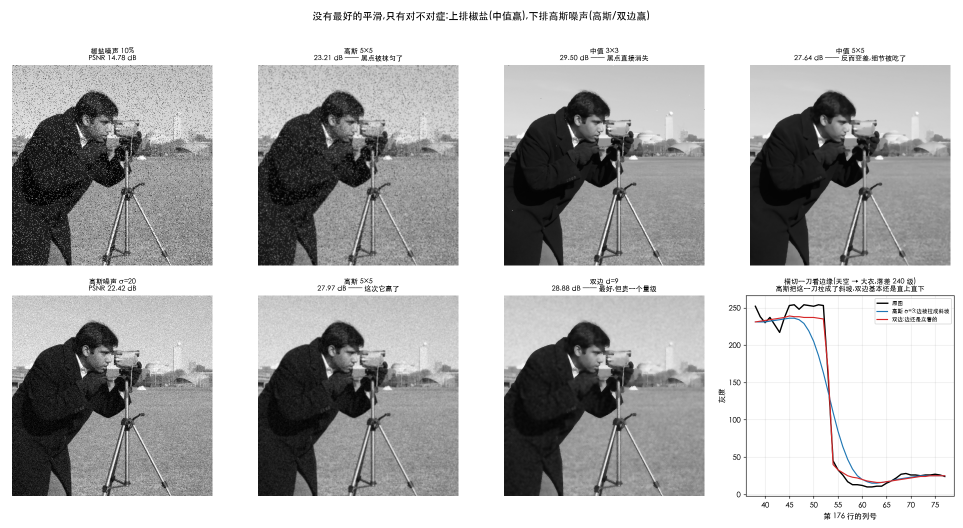
#> input picture Assets/results/denoise-compare.png, 1925 x 1056 px, given in place of camera.png, which was not available (shown at 1/2 size)
$ python 25_gradient_direction.py ../../Assets/results/denoise-compare.png   (older library calls are emulated)
#> lines starting #> are read from the running program, lines starting #| are printed output that depends on the picture; pictures that were not available may be replaced by others from this repository, and a replacement may not be noted
### Python-Prototyping/figkit.py
"""文档配图的公共零件。

为什么单独抽出来:
    仓库约定每张配图都要成套回答四问(做了什么 / 得到什么 / 失去什么 / 局限在哪,
    见 Documents/README.md「写作约定」)。那条横幅的画法、中文字体设置、
    保存参数如果每个脚本各抄一份,改一次就要改七八处,迟早走样。

用法(配图脚本放在 Python-Prototyping/<章节目录>/ 下,所以要先把上一级加进 path):

    import sys
    from pathlib import Path
    sys.path.insert(0, str(Path(__file__).resolve().parents[1]))
    from figkit import OUT, IMAGES, save, four_questions, show_gray, use_cjk_font
"""

from __future__ import annotations

import sys
from pathlib import Path

import matplotlib

REPO = Path(__file__).resolve().parents[1]
OUT = REPO / "Assets" / "results"
IMAGES = REPO / "Assets" / "test-images"


def use_cjk_font() -> None:
    """装上中文字体,并把负号改回 ASCII 的 '-'(默认那个 U+2212 很多字体没有)。

    没有 --show 时切 Agg:无窗口环境(CI、ssh)下 matplotlib 默认后端会直接报错。
    """
    if "--show" not in sys.argv:
        matplotlib.use("Agg")
    matplotlib.rcParams["font.family"] = ["Heiti TC", "Arial Unicode MS", "sans-serif"]
    matplotlib.rcParams["axes.unicode_minus"] = False


def save(fig, name: str) -> None:
    """存到 Assets/results/,并把路径打出来方便对照文档引用。"""
    import matplotlib.pyplot as plt

    OUT.mkdir(parents=True, exist_ok=True)
    fig.savefig(OUT / name, dpi=130, bbox_inches="tight", facecolor="white")
    print(f"  → Assets/results/{name}")
    if "--show" not in sys.argv:
        plt.close(fig)


# [9 lines left out: function show_gray, not called in this run]


def four_questions(fig, did: str, gained: str, lost: str, limit: str, better: str,
                   y: float = 0.0, bottom: float = 0.03) -> None:
    """在图底部贴一条五色横幅,依次回答:
    做了什么 / 得到什么 / 失去什么 / 局限在哪 / 更好的做法。

    这是仓库硬约定(见 Documents/README.md「写作约定」):
    只看效果好的那一面最容易在工程里踩坑,代价和边界必须和收益画在同一张图里,
    不能分成两张。最后一格只**点名**更好的做法,不展开 ——
    读的人知道"还有路可走、该往哪儿查"就够了,展开会喧宾夺主。

    better 是必填的,不是可选项:写不出出路,通常说明「局限」那一格还没想清楚。

    bottom:带折线图的图要调大(0.15 左右),给 x 轴标签留位置,
           否则横幅会压在标签上。
    """
    cells = [("做了什么", did, "#eef3f8", "#2c6fbb"),
             ("得到什么", gained, "#eaf5ec", "#2a8f4a"),
             ("失去什么", lost, "#fdeeea", "#c4442a"),
             ("局限在哪", limit, "#fff6e5", "#a8700a"),
             ("更好的做法", better, "#f2eefb", "#6b4fa8")]
    fig.subplots_adjust(bottom=bottom)
    for i, (head, body, bg, fg) in enumerate(cells):
        # matplotlib 不认 Markdown,** 会被原样印出来,这里统一剥掉
        body = body.replace("**", "")
        fig.text(0.012 + i * 0.197, y, f"{head}\n{body}", fontsize=8.2, va="top", ha="left",
                 color="#222", linespacing=1.5,
                 bbox=dict(boxstyle="round,pad=0.4", fc=bg, ec=fg, lw=1.0))

### Python-Prototyping/Ch03_Spatial_Filtering/25_gradient_direction.py
"""梯度方向到底指向哪 —— 配合 03-sharpening.md 第七节与 04-edge-detection.md 第 2 步。

为什么单独做一份:
    「梯度方向垂直于边的走向」是理解非极大值抑制(NMS)的钥匙 ——
    NMS 沿梯度方向前后比较,正是因为那个方向恰好是边的**横截面**。
    这条结论两篇文档里都只有一句话,没有图也没有实测,等于要人凭空想象。

本脚本做两件事:
  1. 造一批**走向已知**的边,量出梯度方向,验证夹角恒为 90°
  2. 把「灰度当海拔」这个比方画出来,并演示不筛幅值时方向全是噪声

生成 1 张(写到 Assets/results/):
    gradient-direction.png

用法:
    .venv/bin/python Ch03_Spatial_Filtering/25_gradient_direction.py [--show]
"""

import sys
from pathlib import Path

import numpy as np

sys.path.insert(0, str(Path(__file__).resolve().parents[1]))
from figkit import IMAGES, four_questions, save, use_cjk_font  # noqa: E402

use_cjk_font()
import cv2  # noqa: E402
import matplotlib.pyplot as plt  # noqa: E402


def sobel_grad(img):
    """返回 (gx, gy, 幅值, 方向角度)。方向用 atan2(gy, gx),单位是度。"""
    gx = cv2.Sobel(img, cv2.CV_64F, 1, 0, ksize=3)
    gy = cv2.Sobel(img, cv2.CV_64F, 0, 1, ksize=3)
    return gx, gy, np.hypot(gx, gy), np.rad2deg(np.arctan2(gy, gx))


def edge_at(angle_deg, size=201, softness=1.5):
    """造一条沿 angle_deg 方向延伸的明暗分界线(软边,避免锯齿污染梯度)。"""
    yy, xx = np.mgrid[0:size, 0:size].astype(float)
    c = (size - 1) / 2
    t = np.deg2rad(angle_deg)
    d = -(xx - c) * np.sin(t) + (yy - c) * np.cos(t)      # 到那条直线的带符号距离
    return np.clip(128 + 60 * np.tanh(d / softness), 0, 255)


def mean_direction(ang_deg, mask):
    """方向的平均不能直接算术平均(±180 处会绕回),要先化成单位向量再平均。"""
    a = np.deg2rad(ang_deg[mask])
    return np.rad2deg(np.arctan2(np.sin(a).mean(), np.cos(a).mean()))


def measure(angles=(0, 30, 45, 90, 135)):
#> called with angles = (0, 30, 45, 90, 135)
    rows = []
    for a in angles:
        img = edge_at(a)
        _, _, mag, ang = sobel_grad(img)
        m = mag > mag.max() * 0.5          # 只看边上那一圈强梯度点
        g = mean_direction(ang, m)
        gap = abs((g - a + 90) % 180 - 90)  # 折算到 0~90
        rows.append((a, g, gap))
    return rows


def main() -> None:
    rows = measure()

    fig = plt.figure(figsize=(13.4, 4.6))
    gs = fig.add_gridspec(1, 4, width_ratios=[1, 1, 1.05, 1.1], wspace=0.28)

    # ── (a) 灰度当海拔:一个小山包 + 梯度箭头
    ax = fig.add_subplot(gs[0])
    n = 61
    yy, xx = np.mgrid[0:n, 0:n].astype(float)
    hill = 255 * np.exp(-((xx - 30) ** 2 + (yy - 30) ** 2) / (2 * 14.0 ** 2))
    gx, gy, mag, _ = sobel_grad(hill)
    ax.imshow(hill, cmap="gray", vmin=0, vmax=255)
    s = 7
    sub = (slice(None, None, s), slice(None, None, s))
    # 只画山腰:山顶和山脚的梯度都接近 0,画出来是一堆看不清的小点
    strong = mag[sub] > mag.max() * 0.25
    ax.quiver(xx[sub][strong], yy[sub][strong], gx[sub][strong], gy[sub][strong],
              color="#d95f02", scale=2200, width=0.010)
    ax.set_title("把亮度当海拔\n箭头 = 上坡最陡的方向", fontsize=10.5)
    ax.axis("off")
    ax.text(30, 30, "山顶", color="#2c6fbb", fontsize=9, ha="center", va="center")

    # ── (b) 一条 30° 的边:梯度垂直于它
    ax = fig.add_subplot(gs[1])
    a0 = 30
    img = edge_at(a0, size=121)
    gx, gy, mag, ang = sobel_grad(img)
    ax.imshow(img, cmap="gray", vmin=0, vmax=255)
    c = 60
    th = np.deg2rad(a0)
    # 沿这条边均匀取 7 个点,而不是按光栅顺序取 —— 否则箭头全挤在左上角
    ts = np.linspace(-45, 45, 7)
    px = np.clip(c + ts * np.cos(th), 1, img.shape[1] - 2).astype(int)
    py = np.clip(c + ts * np.sin(th), 1, img.shape[0] - 2).astype(int)
    ax.quiver(px, py, gx[py, px], gy[py, px],
              color="#d95f02", scale=1800, width=0.012)
    t = th
    ax.plot([c - 55 * np.cos(t), c + 55 * np.cos(t)],
            [c - 55 * np.sin(t), c + 55 * np.sin(t)],
            color="#2c6fbb", lw=2, ls="--")
    ax.set_title(f"边沿 {a0}° 延伸(蓝虚线)\n梯度(橙箭头)横着扎出去", fontsize=10.5)
    ax.axis("off")

    # ── (c) 五个角度的验证
    ax = fig.add_subplot(gs[2])
    xs_ = np.arange(len(rows))
    ax.bar(xs_, [r[2] for r in rows], 0.5, color="#2a8f4a")
    ax.axhline(90, color="#c4442a", ls="--", lw=1.4)
    ax.text(-0.45, 92.5, "90°", color="#c4442a", fontsize=9, ha="left")
    for i, (a, g, gap) in enumerate(rows):
        ax.text(i, gap + 2.5, f"{gap:.1f}°", ha="center", fontsize=8.8, color="#2a8f4a")
    ax.set_xticks(xs_)
    ax.set_xticklabels([f"{r[0]}°" for r in rows])
    ax.set_ylim(0, 105)
    ax.set_xlabel("边的走向")
    ax.set_ylabel("边与梯度方向的夹角")
    ax.set_title("换五个角度试\n夹角恒为 90°,没有例外", fontsize=10.5)
    ax.spines[["top", "right"]].set_visible(False)

    # ── (d) 真实照片:不筛幅值的话,方向全是噪声
    real = cv2.imread(str(IMAGES / "camera.png"), cv2.IMREAD_GRAYSCALE).astype(float)
#> real: shape (1056, 1925) float64; min 0, max 255, mean 182.7
    gx, gy, mag, ang = sobel_grad(real)
#> in sobel_grad (call 8), `gy = cv2.Sobel(img, cv2.CV_64F, 0, 1, ksize=3)`:
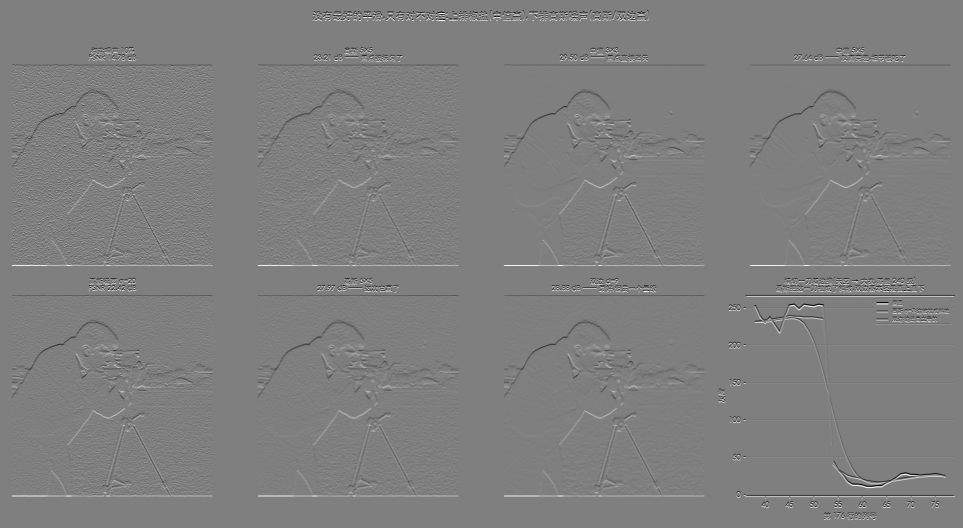
#> gy: shape (1056, 1925) float64 (shown at 1/2 size); min -1020, max 1020, mean 0; drawn with min black and max white
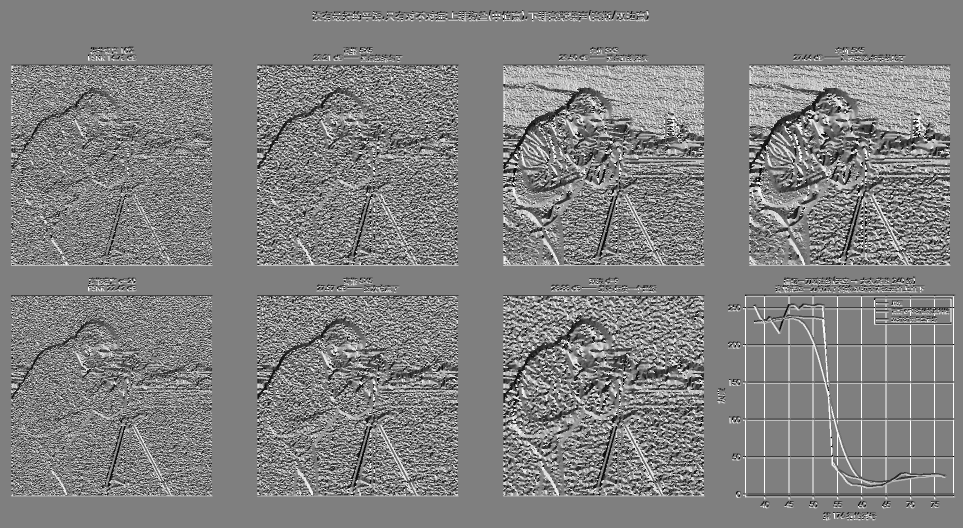
#> ang: shape (1056, 1925) float64 (shown at 1/2 size); min -179.9, max 180, mean 3.4; drawn with min black and max white
    flat = (mag < 10).mean()
#> flat = 0.516
    # 用色相编码方向,亮度编码「是否够强」
    hue = ((ang % 180) / 180 * 179).astype(np.uint8)
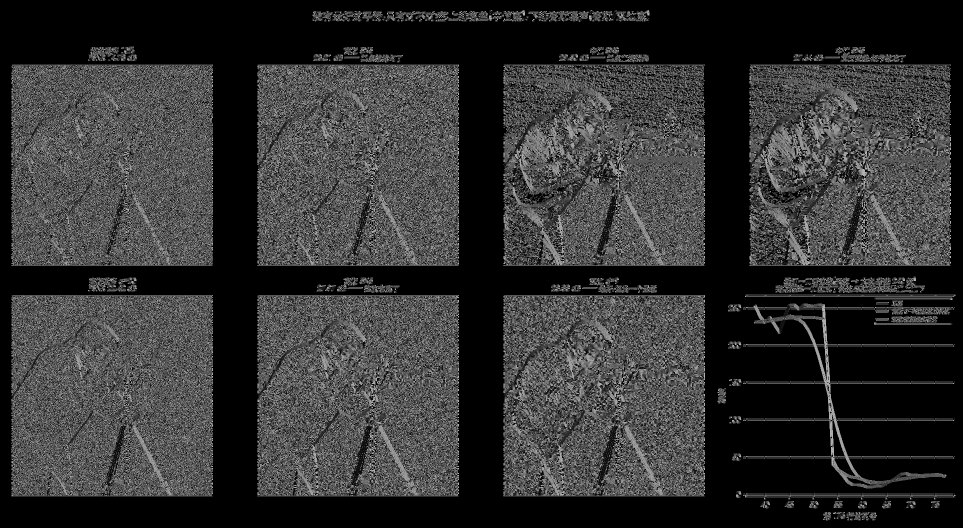
#> hue: shape (1056, 1925) (shown at 1/2 size); min 0, max 178, mean 50.7
    sat = np.full_like(hue, 255)
    raw = cv2.cvtColor(np.dstack([hue, sat, np.full_like(hue, 255)]), cv2.COLOR_HSV2RGB)
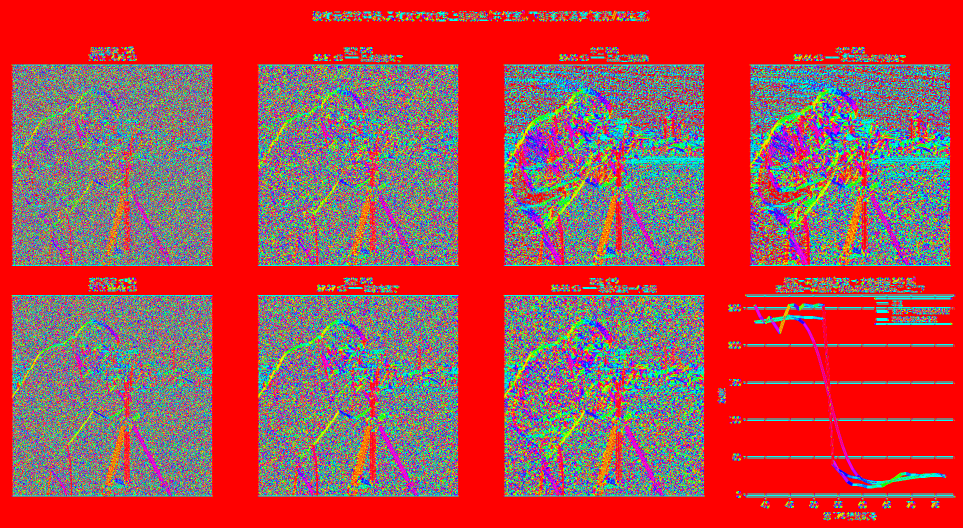
#> raw: shape (1056, 1925, 3) (shown at 1/2 size); mean R, G, B 178.3, 75.3, 76.7
    val = np.clip(mag / np.percentile(mag, 99) * 255, 0, 255).astype(np.uint8)
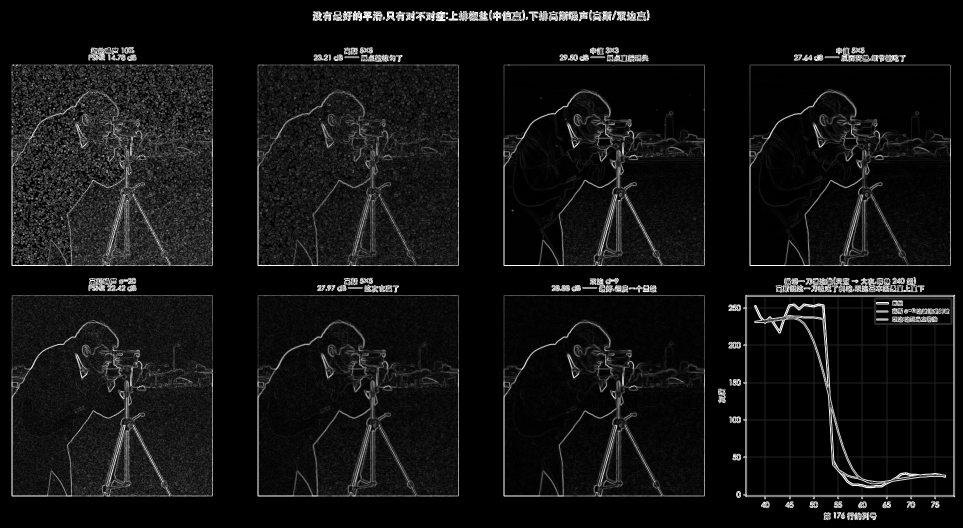
#> val: shape (1056, 1925) (shown at 1/2 size); min 0, max 255, mean 18.1
    gated = cv2.cvtColor(np.dstack([hue, sat, val]), cv2.COLOR_HSV2RGB)
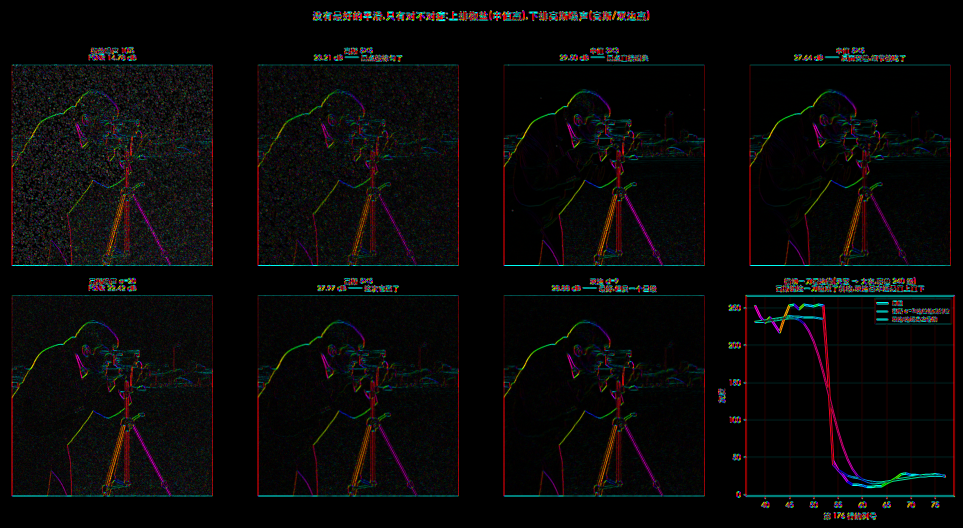
#> gated: shape (1056, 1925, 3) (shown at 1/2 size); mean R, G, B 9.6, 8.7, 8.6

    ax = fig.add_subplot(gs[3])
    ax.imshow(np.hstack([raw, np.full((raw.shape[0], 8, 3), 255, np.uint8), gated]))
    ax.set_title(f"颜色 = 梯度方向\n左:不筛幅值({flat:.0%} 是平坦区,纯噪声)  右:按幅值加权",
                 fontsize=9.6)
    ax.axis("off")

    fig.suptitle("梯度方向:上坡最陡的那一边 —— 而它永远垂直于边的走向", fontsize=13, y=1.03)
    four_questions(fig,
        "每个像素只测两个数:\ngx(横向变化率)、\ngy(纵向变化率),\n"
        "再合成一个箭头:\n幅值 √(gx²+gy²)、\n方向 atan2(gy, gx)。",
        "一个箭头同时回答了\n「变化多剧烈」和\n「朝哪儿变最快」。\n"
        "而且方向垂直于边 ——\n于是有了边的**横截面**,\nNMS 才知道该沿哪个方向削。",
        f"平坦区的方向没有意义。\n实测 camera.png 有 {flat:.0%} 的\n像素幅值 < 10,那里 gx、gy\n"
        "都接近 0,角度完全由噪声决定\n(左图那片彩色雪花)。",
        "方向有 180° 的二义性:\n从暗到亮和从亮到暗\n差整整半圈。做边缘检测时\n"
        "通常只关心「轴向」,\n要先折算到 0~180°。\n另外图像 y 轴向下,\n视觉上的旋向是反的。",
        "先用幅值筛一遍再谈方向;\n要更准的方向用 Scharr\n(方向误差 0.068° vs Sobel 0.275°);\n"
        "要亚像素精度的朝向,\n查结构张量(structure tensor)\n或 HOG 那套方向直方图。",
        y=-0.03, bottom=0.14)
    save(fig, "gradient-direction.png")
#> in save, `fig.savefig(OUT / name, dpi=130, bbox_inches="tight", facecolor="white")`:
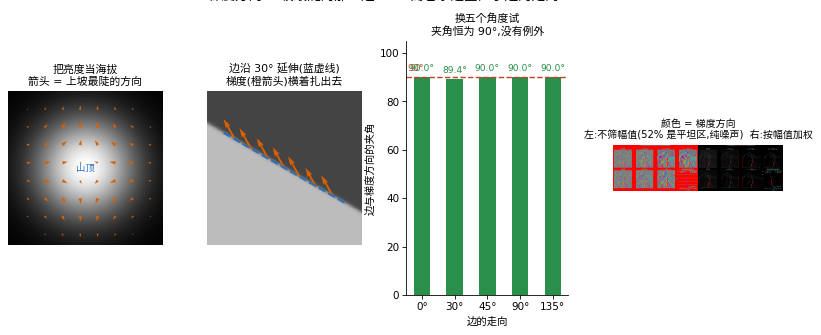
#> figure drawn by matplotlib, 4 panels

    print("  边走向 → 梯度方向 → 夹角")
    for a, g, gap in rows:
        print(f"    {a:>5}°  →  {g:>7.1f}°  →  {gap:>5.1f}°")
    print(f"  camera.png 平坦区(幅值<10)占比 {flat:.1%}")
#|   camera.png 平坦区(幅值<10)占比 51.6%


if __name__ == "__main__":
    main()
    if "--show" in sys.argv:
        plt.show()

$ run again, on Documents/03-histogram/histogram-images/basics-peak-left-of-center.jpg
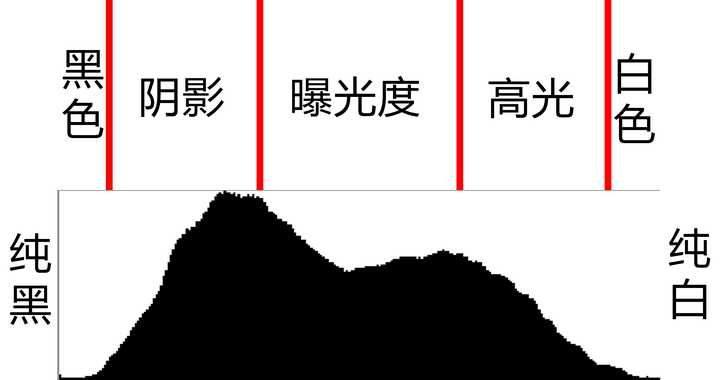
#> input picture Documents/03-histogram/histogram-images/basics-peak-left-of-center.jpg, 720 x 380 px, given in place of camera.png, which was not available
#> in main, `gx, gy, mag, ang = sobel_grad(real)`:
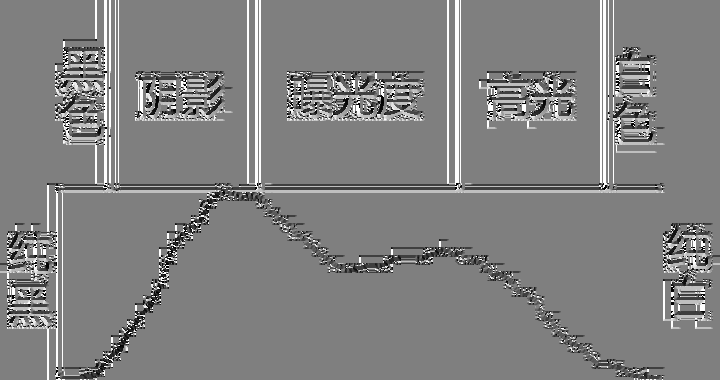
#> ang: shape (380, 720) float64; min -179.9, max 180, mean 2.7; drawn with min black and max white
#> flat = 0.834
#> in save, `fig.savefig(OUT / name, dpi=130, bbox_inches="tight", facecolor="white")`:
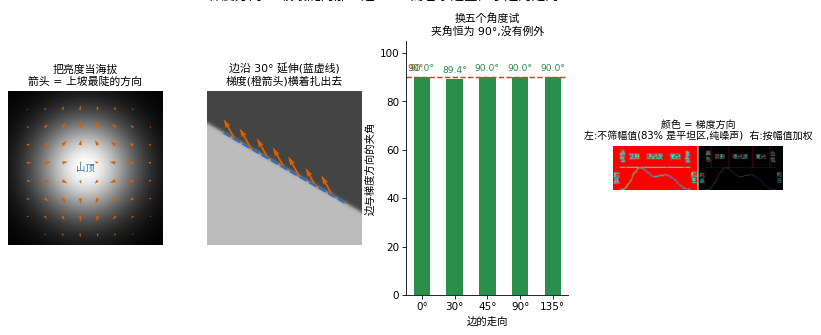
#> figure drawn by matplotlib, 4 panels
#|   camera.png 平坦区(幅值<10)占比 83.4%
